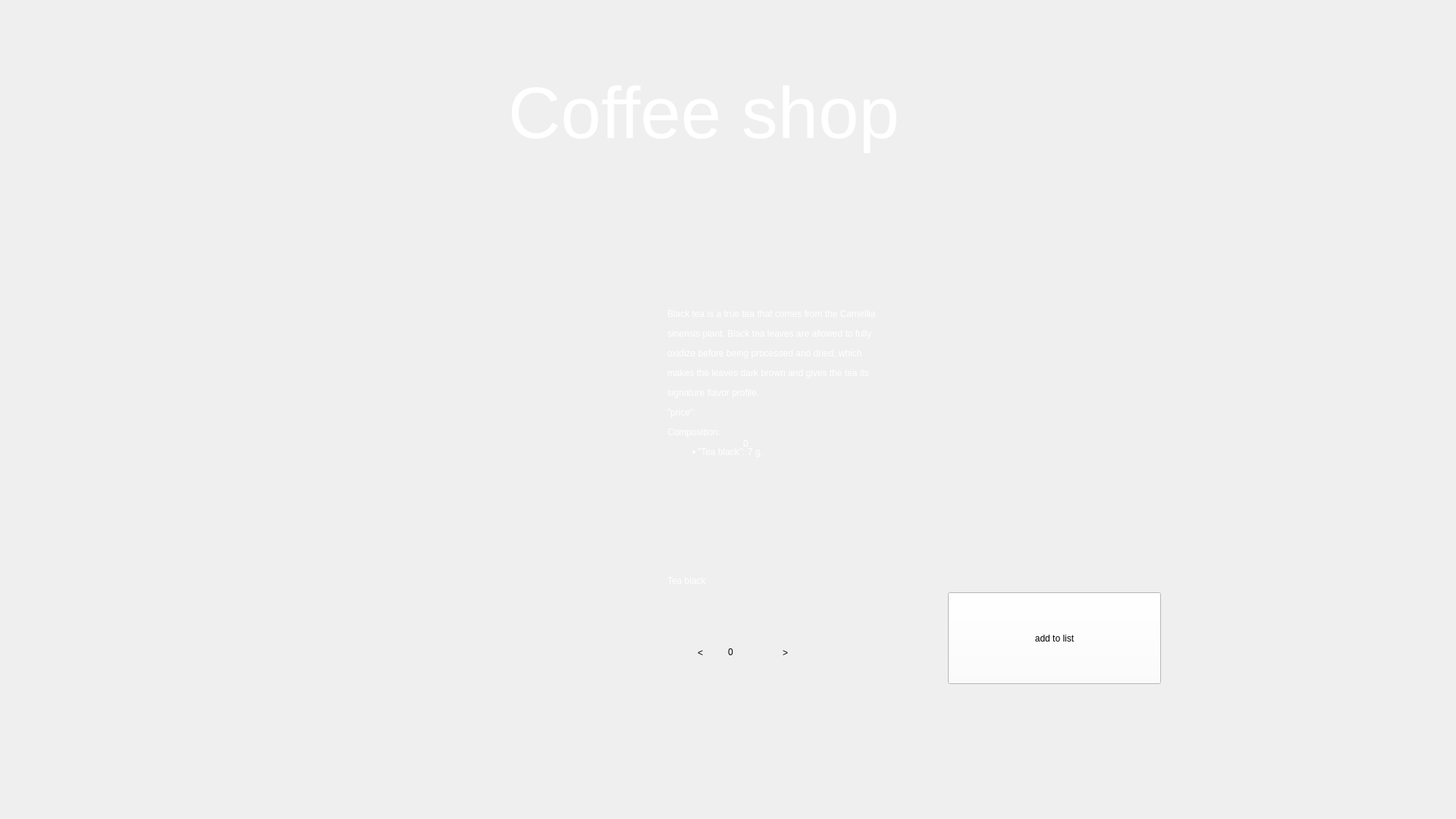
<?xml version="1.0" encoding="UTF-8"?>
<ui version="4.0">
 <class>Tea_blackForm</class>
 <widget class="QWidget" name="Tea_blackForm">
  <property name="geometry">
   <rect>
    <x>0</x>
    <y>0</y>
    <width>1920</width>
    <height>1080</height>
   </rect>
  </property>
  <property name="windowTitle">
   <string>Form</string>
  </property>
  <property name="styleSheet">
   <string notr="true"/>
  </property>
  <widget class="QLabel" name="Back">
   <property name="geometry">
    <rect>
     <x>0</x>
     <y>0</y>
     <width>1920</width>
     <height>1080</height>
    </rect>
   </property>
   <property name="styleSheet">
    <string notr="true">background-image: url(':/res/img/backgr.png');

background-repeat: no-repeat;
</string>
   </property>
   <property name="text">
    <string/>
   </property>
  </widget>
  <widget class="QLabel" name="label_2">
   <property name="geometry">
    <rect>
     <x>670</x>
     <y>80</y>
     <width>581</width>
     <height>141</height>
    </rect>
   </property>
   <property name="styleSheet">
    <string notr="true">position: absolute;
font: 700 26pt &quot;Segoe Script&quot;;
width: 328px;
height: 88px;
left: 796px;
top: 79px;
font-style: normal;
font-weight: 400;
font-size: 64px;
line-height: 88px;
color: #FFFFFF;
 border: none; 
outline: none;
background-position: center;
 background-repeat: no-repeat; 
background-color: transparent;</string>
   </property>
   <property name="text">
    <string>&lt;html&gt;&lt;head/&gt;&lt;body&gt;&lt;p&gt;&lt;span style=&quot; font-size:72pt;&quot;&gt;Coffee shop&lt;/span&gt;&lt;/p&gt;&lt;/body&gt;&lt;/html&gt;</string>
   </property>
  </widget>
  <widget class="QPushButton" name="Zerno">
   <property name="geometry">
    <rect>
     <x>89</x>
     <y>79</y>
     <width>130</width>
     <height>130</height>
    </rect>
   </property>
   <property name="styleSheet">
    <string notr="true">background-image: url(':/res/img/24.png');
background-position: center;
 background-repeat: no-repeat; 
background-color: transparent;
 border: none; 
outline: none;</string>
   </property>
   <property name="text">
    <string/>
   </property>
  </widget>
  <widget class="QLabel" name="label">
   <property name="geometry">
    <rect>
     <x>230</x>
     <y>310</y>
     <width>571</width>
     <height>631</height>
    </rect>
   </property>
   <property name="styleSheet">
    <string notr="true">background-image: url(':/res/img/Tea black2.png');
background-position: center;
 background-repeat: no-repeat; </string>
   </property>
   <property name="text">
    <string/>
   </property>
  </widget>
  <widget class="QLabel" name="label_3">
   <property name="geometry">
    <rect>
     <x>880</x>
     <y>310</y>
     <width>711</width>
     <height>391</height>
    </rect>
   </property>
   <property name="styleSheet">
    <string notr="true">font: 700 18pt &quot;Segoe Script&quot;;
color: #FFFFFF;
</string>
   </property>
   <property name="text">
    <string>&lt;html&gt;&lt;head/&gt;&lt;body&gt;&lt;p&gt;Black tea is a true tea that comes from the Camellia&lt;/p&gt;&lt;p&gt;sinensis plant. Black tea leaves are allowed to fully &lt;/p&gt;&lt;p&gt;oxidize before being processed and dried, which&lt;/p&gt;&lt;p&gt;makes the leaves dark brown and gives the tea its&lt;/p&gt;&lt;p&gt;signature flavor profile.&lt;/p&gt;&lt;p&gt;&amp;quot;price&amp;quot;: &lt;/p&gt;&lt;p&gt;Composition:&lt;/p&gt;&lt;ul style=&quot;margin-top: 0px; margin-bottom: 0px; margin-left: 0px; margin-right: 0px; -qt-list-indent: 1;&quot;&gt;&lt;li style=&quot; margin-top:12px; margin-bottom:0px; margin-left:0px; margin-right:0px; -qt-block-indent:0; text-indent:0px;&quot;&gt;&amp;quot;Tea black&amp;quot;: 7 g.&lt;/li&gt;&lt;/ul&gt;&lt;/body&gt;&lt;/html&gt;</string>
   </property>
  </widget>
  <widget class="QPushButton" name="Buttmin">
   <property name="geometry">
    <rect>
     <x>884</x>
     <y>820</y>
     <width>79</width>
     <height>81</height>
    </rect>
   </property>
   <property name="styleSheet">
    <string notr="true">font: 700 18pt &quot;Segoe Script&quot;;
background-image: url(:/res/img/whites.png);

 border: none; 
outline: none;</string>
   </property>
   <property name="text">
    <string>&lt;</string>
   </property>
  </widget>
  <widget class="QPushButton" name="Buttpl">
   <property name="geometry">
    <rect>
     <x>995</x>
     <y>820</y>
     <width>81</width>
     <height>81</height>
    </rect>
   </property>
   <property name="styleSheet">
    <string notr="true">font: 700 18pt &quot;Segoe Script&quot;;
background-image: url(:/res/img/whites.png);

 border: none; 
outline: none;</string>
   </property>
   <property name="text">
    <string>&gt;</string>
   </property>
  </widget>
  <widget class="QLabel" name="numberqwert">
   <property name="geometry">
    <rect>
     <x>960</x>
     <y>820</y>
     <width>91</width>
     <height>81</height>
    </rect>
   </property>
   <property name="statusTip">
    <string/>
   </property>
   <property name="whatsThis">
    <string/>
   </property>
   <property name="layoutDirection">
    <enum>Qt::LeftToRight</enum>
   </property>
   <property name="styleSheet">
    <string notr="true">font: 700 18pt &quot;Segoe Script&quot;;
 border: none; 
outline: none;
background-image: url(:/res/img/whites.png);
text-align: center;</string>
   </property>
   <property name="lineWidth">
    <number>1</number>
   </property>
   <property name="text">
    <string>&lt;html&gt;&lt;head/&gt;&lt;body&gt;&lt;p&gt;0&lt;/p&gt;&lt;/body&gt;&lt;/html&gt;</string>
   </property>
  </widget>
  <widget class="QPushButton" name="pushButton">
   <property name="geometry">
    <rect>
     <x>1250</x>
     <y>781</y>
     <width>281</width>
     <height>121</height>
    </rect>
   </property>
   <property name="styleSheet">
    <string notr="true">font: 700 25pt &quot;Segoe Script&quot;;
background-color: rgb(255, 255, 255);
background-color: rgb(255, 255, 255);</string>
   </property>
   <property name="text">
    <string>add to list</string>
   </property>
  </widget>
  <widget class="QLabel" name="L1">
   <property name="geometry">
    <rect>
     <x>980</x>
     <y>575</y>
     <width>49</width>
     <height>20</height>
    </rect>
   </property>
   <property name="styleSheet">
    <string notr="true">font: 700 18pt &quot;Segoe Script&quot;;
color: #FFFFFF;</string>
   </property>
   <property name="text">
    <string>0</string>
   </property>
  </widget>
  <widget class="QLabel" name="Lab1">
   <property name="geometry">
    <rect>
     <x>880</x>
     <y>730</y>
     <width>251</width>
     <height>71</height>
    </rect>
   </property>
   <property name="styleSheet">
    <string notr="true">font: 700 27pt &quot;Segoe Script&quot;;
color: #FFFFFF;</string>
   </property>
   <property name="text">
    <string>Tea black</string>
   </property>
  </widget>
  <zorder>Back</zorder>
  <zorder>Buttmin</zorder>
  <zorder>numberqwert</zorder>
  <zorder>label_2</zorder>
  <zorder>Zerno</zorder>
  <zorder>label</zorder>
  <zorder>label_3</zorder>
  <zorder>Buttpl</zorder>
  <zorder>pushButton</zorder>
  <zorder>L1</zorder>
  <zorder>Lab1</zorder>
 </widget>
 <resources/>
 <connections/>
</ui>
